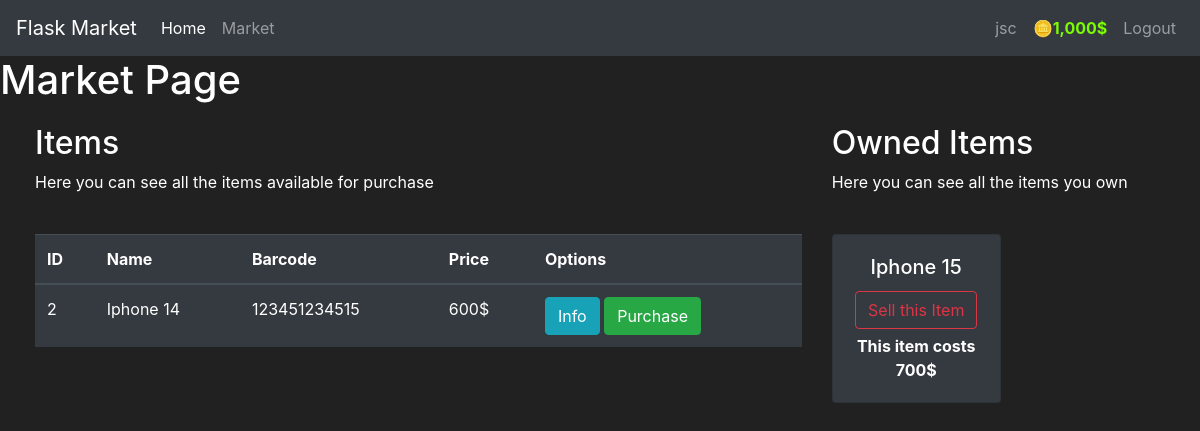
/market (signed in), run on an earlier commit of the app's database.
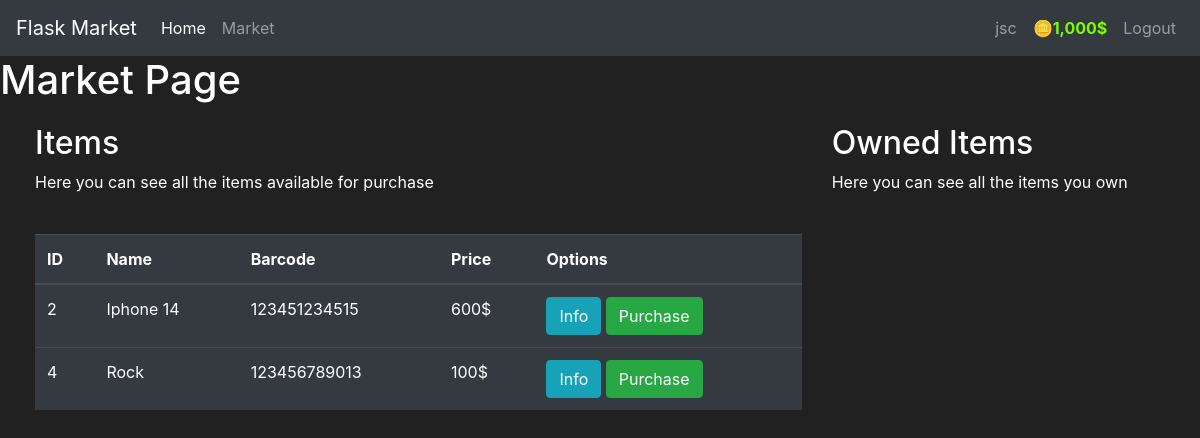
And on a later commit of the database.
### market/models.py (models this page shows, shortened)
class User(db.Model, UserMixin):
    id = db.Column(db.Integer(), primary_key=True)
    username = db.Column(db.String(length=30), nullable=False, unique=True)
    email_address = db.Column(db.String(length=50), nullable=False, unique=True)
    password_hash = db.Column(db.String(length=60), nullable=False)
    budget = db.Column(db.Integer(), nullable=False, default=1000)
    items = db.relationship('Item', backref='owned_user', lazy=True)
    @property
    def prettier_budget(self):
        if len(str(self.budget)) >= 4:
            return f"{str(self.budget)[:-3]},{str(self.budget)[-3:]}$"
        else:
            return f"{self.budget}$"
    @property
    def password(self):
        return self.password_hash

class Item(db.Model):
    id = db.Column(db.Integer(), primary_key=True)
    name = db.Column(db.String(length=30), nullable=False, unique=True)
    price = db.Column(db.Integer(), nullable=False)
    barcode = db.Column(db.String(length=12), nullable=False, unique=True)
    description = db.Column(db.String(length=1024), nullable=False, unique=True)
    owner = db.Column(db.Integer(), db.ForeignKey('user.id'))

### market/routes.py (the view, shortened to what this page needs)
@app.route("/market", methods=["GET", "POST"])
@login_required
def market_page():
    purchase_form = PurchaseItemForm()
    sell_form = SellItemForm()
    if request.method == "GET":
        items = Item.query.filter_by(owner=None)
        owned_items = Item.query.filter_by(owner=current_user.id)
        return render_template("market.html", items=items, purchase_form=purchase_form, owned_items=owned_items, sell_form=sell_form)

### market/models.py (called while the page is built)
@login_manager.user_loader
def load_user(user_id):
    return User.query.get(int(user_id))

### market/templates/market.html (shortened to what this page needs)
{% extends "layout.html" %}
{% block content %}
    <h1>Market Page</h1>
    <div class="row" style="margin-top:20px; margin-left:20px">
        <div class="col-8">
            <h2> Items </h2>
            <p> Here you can see all the items available for purchase </p>
            <br>
            <table class="table table-hover table-dark">
                <thead>
                    <tr>
                        <th scope="col">ID</th>
                        <th scope="col">Name</th>
                        <th scope="col">Barcode</th>
                        <th scope="col">Price</th>
                        <th scope="col">Options</th>
                    </tr>
                </thead>
                <tbody>
                    {% for item in items %}
                        <tr>
                            <td>{{ item.id }}</td>
                            <td>{{ item.name }}</td>
                            <td>{{ item.barcode }}</td>
                            <td>{{ item.price }}$</td>
                            <td>
                                <button class="btn btn-outline btn-info" data-toggle="modal" data-target="#Modal-MoreInfo-{{item .id}}">Info</button>
                                <button class="btn btn-outline btn-success" data-toggle="modal" data-target="#Modal-PurchaseConfirm-{{ item.id }}">Purchase</button>
                            </td>
                        </tr>
                    {% endfor %}
                </tbody>
            </table>
        </div>
        <div class="col-4">
            <h2>Owned Items</h2>
            <p> Here you can see all the items you own </p>
            <br>
            <div class="row">
                {% for owned_item in owned_items %}
                    <div class="col-md-6">
                        <div style="margin-bottom: 5px" class="card text-center bg-dark">
                            <div class="card-body">
                                <h5 class="card-title">{{ owned_item.name }}</h5>
                                <button type="button" class="btn btn-outline-danger" style="margin-bottom: 5px"
                                        data-toggle="modal" data-target="#Modal-SellingConfirm-{{ owned_item.id }}">
                                    Sell this Item
                                </button>
                                <p class="card-text"><strong>
                                    This item costs {{ owned_item.price }}$
                                </strong></p>
                            </div>
                        </div>
                    </div>
                {% endfor %}
            </div>
        </div>
    </div>
{% endblock %}

### market/templates/layout.html (shortened to what this page needs)
<!doctype html>
<html lang="en">
  <head>
    <link rel="stylesheet" href="https://cdn.jsdelivr.net/npm/bootstrap@4.5.3/dist/css/bootstrap.min.css">
  </head>
  <body>
    <nav class="navbar navbar-expand-md navbar-dark bg-dark">
        <a class="navbar-brand" href="{{ url_for('home_page')}}">Flask Market</a>
        <div class="collapse navbar-collapse" id="navbarNav">
          <ul class="navbar-nav mr-auto">
              <li class="nav-item active">
                  <a class="nav-link" href="{{ url_for('home_page')}}">Home <span class="sr-only">(current)</span></a>
              </li>
              <li class="nav-item">
                  <a class="nav-link" href="{{ url_for('market_page')}}">Market</a>
              </li>
          </ul>
          <ul class="navbar-nav">
              {% if current_user.is_authenticated %}
                  <li class="nav-item">
                      <a class="nav-link" href="{{ url_for('market_page', username=current_user.username)}}">{{ current_user.username }}</a>
                  </li>
                  <li class="nav-item">
                      <a class="nav-link" style="color: lawngreen; font-weight: bold">
                        🪙{{ current_user.prettier_budget }}
                      </a>
                  </li>
                  <li class="nav-item">
                      <a class="nav-link" href="{{ url_for('logout')}}">Logout</a>
                  </li>
              {% endif %}
          </ul>
        </div>
      </nav>
    {% block content %}
    {% endblock %}
  </body>
</html>

### market/templates/layout.html (style rules this page uses)
body { background-color: #212121; color: white }

What changed in the data, as far as the page shows it:
no longer on this page (row edited): Item: name "Iphone 15", price "700", shown under "Owned Items"
added Item: id "4", name "Rock", barcode "123456789013", price "100", shown under "Items"
